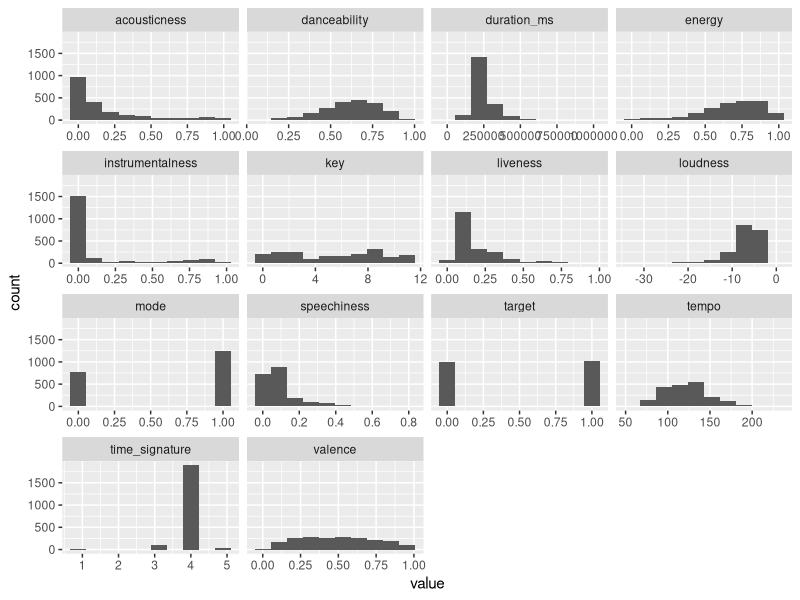

Source code (R):
library(tidyverse)

df <- read_csv('derived_data/processed.csv')  %>% select(-song_title, -artist)

png("figures/hists.png",width=800,height=800)
ggplot(gather(df,key='term'), aes(value)) + 
  geom_histogram(bins = 10) + 
  facet_wrap(~term, scales = 'free_x')
dev.off()
